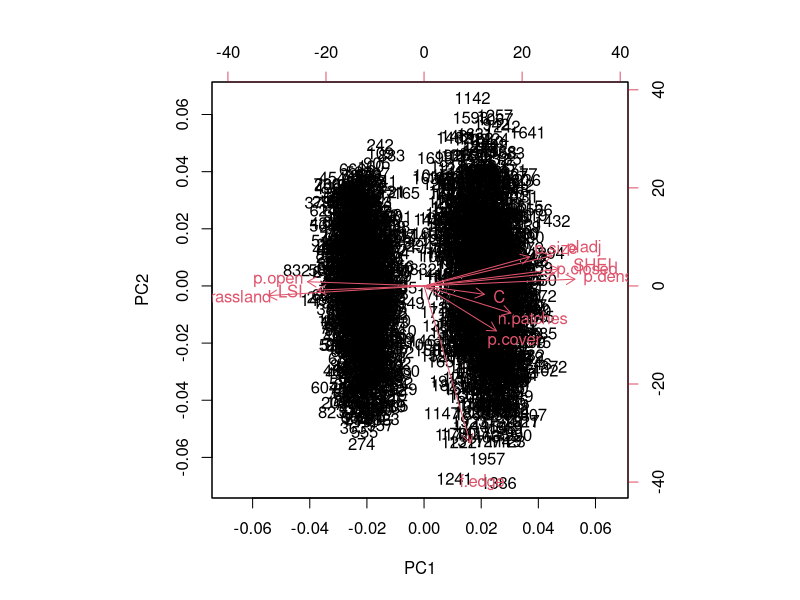
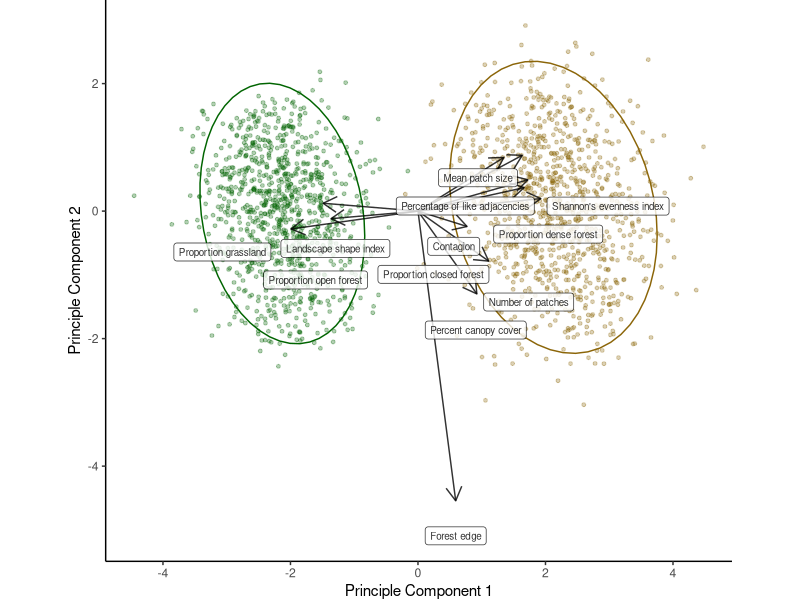
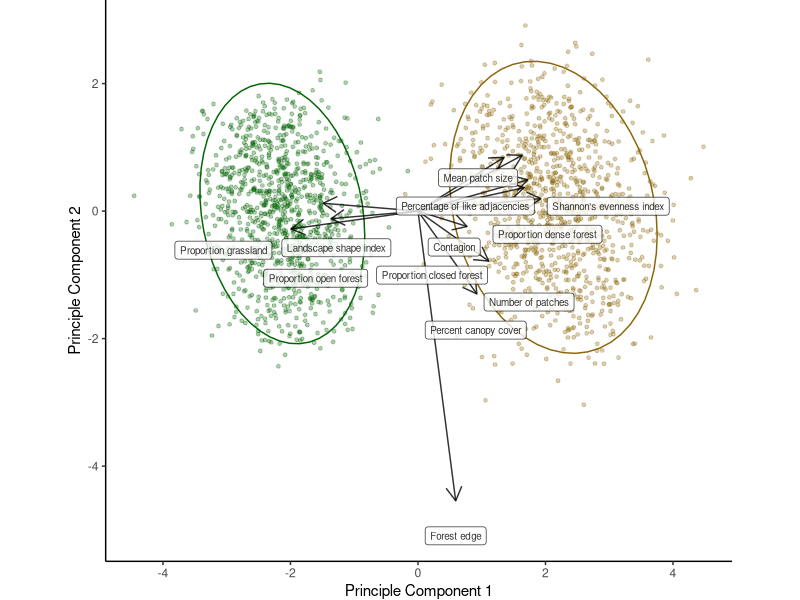

These charts were generated, in order, by the following R code: (Note: this script raises an error after producing the figures.)
## ---- chunk 1
library(tidyverse)
library(dplyr)
library(ggrepel)
library(truncnorm)
library(vegan)
library(ade4)
library(gridExtra) 
library(RColorBrewer)
## ---- chunk 2
set.seed(303)

P.grassland <- rtruncnorm(a=0.10, b=.50, n=1000, mean = .40, sd = .10) %>% round(2)
P.open <- rtruncnorm(a=0.10, b = 0.40, n = 1000, mean = 0.30, sd = 0.10) %>% round(2)
P.closed <- rtruncnorm(a=.10, b=.30, n=1000, mean = .20, sd = .10) %>% round(2)
P.dense <- rtruncnorm(a=0.10, b = 0.40, n = 1000, mean = 0.10, sd = 0.10) %>% round(2)

N.patches <- rtruncnorm(a=2, b=15, n=1000, mean = 3, sd = 5) %>% round(0)
F.edge <- rtruncnorm(a=100, b=1000, n=1000, mean = 500, sd = 300) %>% round(2)
P.cover <- rtruncnorm(a=10, b=90, n=1000, mean = 30, sd = 50) %>% round(2)
#Fuel.type <- c("C3", "O1-a", "C4", "O1-b", "C7", "O1-a", "C5", "C6", "C7", "C5")
P.size <- rtruncnorm(a=60, b = 450, n = 1000, mean = 300, sd = 180) %>% round (0) 
C <- rtruncnorm(a=0, b = 1, n = 1000, mean = 0.5, sd = 0.3) %>% round (2) 
SHEI <- rtruncnorm(a=0, b = 1, n = 1000, mean = 0.5, sd = 0.15)
pladj <- rtruncnorm(a=0, b = 1, n = 1000, mean = 0.5, sd = 0.15)
LSI <- rtruncnorm(a=1, b = 10, n = 1000, mean = 5, sd = 3)
## ---- chunk 3
structure.H <-
  data.frame(
  "site" = 1:1000,
  "p.grassland" = P.grassland,
  "p.open" = P.open,
  "p.closed" = P.closed,
  "p.dense" = P.dense,
  "n.patches" = N.patches,
  "f.edge" = F.edge,
  "p.cover" = P.cover, 
  "p.size" = P.size,
  "C" = C,
  "SHEI" = SHEI,
  "pladj" = pladj,
  "LSI" = LSI)

structure.H$time <- "Historical"

head(structure.H)
## ---- chunk 4
set.seed(130)

structure.M <- structure.H

grass.change <- (sample(c(20:50), size = 1000, replace = TRUE))*0.01
structure.M$p.grassland <- structure.H$p.grassland - grass.change    
structure.M$p.grassland[structure.M$p.grassland<0] <- 0

open.change <- (sample(c(5:20), size = 1000, replace = TRUE))*0.01
structure.M$p.open <- structure.H$p.open - open.change 
structure.M$p.open[structure.M$p.open<0] <- 0

closed.change <- (sample(c(5:20), size = 1000, replace = TRUE))*0.01
structure.M$p.closed <- structure.H$p.closed + closed.change    

dense.change <- (sample(c(15:30), size = 1000, replace = TRUE))*0.01
structure.M$p.dense <- structure.H$p.dense + dense.change    

patches.change <- (sample(c(-5:15), size = 1000, replace = TRUE)) 
structure.M$n.patches <- structure.H$n.patches + patches.change  

edge.change <- (sample(c(-100:300), size = 1000, replace = TRUE)) 
structure.M$f.edge <- structure.H$f.edge + edge.change

cover.change <- (sample(c(-10:50), size = 1000, replace = TRUE)) 
structure.M$p.cover <- structure.H$p.cover + cover.change
structure.M$p.cover[structure.M$p.cover>95] <- 95

size.change <- (sample(c(20:300), size = 1000, replace = TRUE))
structure.M$p.size <- structure.H$p.size + size.change

C.change <- (sample(c(0:30), size = 1000, replace = TRUE))*0.01
structure.M$C <- structure.H$C + C.change
  
SHEI.change <- (sample(c(20:50), size = 1000, replace = TRUE))*0.01
structure.M$SHEI <- structure.H$SHEI + SHEI.change

pladj.change <- (sample(c(20:45), size = 1000, replace = TRUE))*0.01
structure.M$pladj <- structure.H$pladj + pladj.change

LSI.change <-(sample(c(0:7), size = 1000, replace = TRUE))
structure.M$LSI <- structure.H$LSI - LSI.change

structure.M$time <- "Modern"

head(structure.M)
## ---- chunk 5
structure <- bind_rows(structure.H, structure.M)

structure$time <- as.factor(structure$time)

str(structure)
head(structure)
## ---- chunk 6
structure %>% select(p.grassland,
                     p.open,
                     p.closed,
                     p.dense,
                     n.patches,
                     f.edge,
                     p.cover,
                     p.size,
                     C,
                     SHEI,
                     pladj,
                     LSI) -> PCA.data

prcomp(PCA.data, scale. = TRUE) -> pca.1

summary(pca.1)

biplot(pca.1)
## ---- chunk 7
PC1 <- predict(pca.1)[,1]
PC2 <- predict(pca.1)[,2]

rescale.U <- rep(pca.1$sdev, each = length(pca.1$sdev)) #get lengths

U.scale2 <- pca.1$rotation * rescale.U #multiply lengths by sqrt SD

round(U.scale2^2,2) #variability in each variable for each PC
## ---- chunk 8
U <- data.frame(pca.1$rotation)
colnames(U) <- colnames(pca.1$rotation)
rownames(U) <- rownames(pca.1$rotation)
U$descriptors <- rownames(U)
F.1 <- data.frame(pca.1$x) 
colnames(F.1) <- colnames(pca.1$x)
rownames(F.1) <- rownames(pca.1$x)
str(U)
## ---- chunk 9
str(structure)
F.1$site <- structure$site
F.1$time <- structure$time
F.1$fuel.type <- structure$fuel.type

str(F.1)
## ---- chunk 10
U$descriptors <- as.factor(U$descriptors)
levels(U$descriptors) 
levels(U$descriptors) <- c("Contagion", "Forest edge", 
                           "Landscape shape index", 
                           "Number of patches",
                           "Proportion closed forest",
                           "Percent canopy cover",
                           "Proportion dense forest",
                           "Proportion grassland",
                           "Proportion open forest",
                           "Mean patch size",
                           "Percentage of like adjacencies",
                           "Shannon's evenness index")
                           
biplot1 <- ggplot(F.1, aes(x = PC1, y =PC2)) + 
  geom_point(aes(col = time), size = 1, alpha = 0.3) +
  stat_ellipse(aes(x=PC1, y = PC2, col=time)) +
  theme_classic() +
  coord_fixed() +
  labs(x = 'Principle Component 1', y = "Principle Component 2") +
    scale_colour_manual(values = c("darkgreen", "darkgoldenrod4")) +
  geom_segment(data = U, aes(xend = PC1*5, yend = PC2*5,x = 0, y = 0), col = "black", 
               alpha = 0.8, arrow =arrow(length = unit(0.4, "cm"))) +
  geom_label_repel(data = U, aes(x = PC1*5, y = PC2*5, label = descriptors),
                   col = "black", nudge_y = -0.55, 
                   segment.colour = NA, size = 2.5, alpha = 0.8) +
  scale_x_continuous(breaks = c(-4, -2, 0, 2, 4)) +
  theme(legend.position="none", legend.box = "horizontal", plot.margin=grid::unit(c(0,0,0,0), "mm")) +
  guides(fill=guide_legend(title=NULL))
biplot1
## ---- chunk 11
ggsave('figures/2_PCA_biplot.jpeg',biplot1, units = 'cm', width = 15, height = 11)
## ---- chunk 12
landscape <- F.1 %>% select(PC1, PC2, site, time)

landscape.H <-landscape %>% filter(time == "Historical")

landscape.M <-landscape %>% filter(time == "Modern")

LCI.1 <- landscape.M$PC1 - landscape.H$PC1
LCI.2 <- landscape.M$PC2 - landscape.H$PC2
site <- landscape.H$site

LC <- data.frame(site, LCI.1, LCI.2) %>% round(4)
## ---- chunk 13
set.seed(210)
Elevation <- rtruncnorm(a=100, b=4000, n=1000, mean = 2000, sd = 1000) %>% round(2)
Summer.temp <- rtruncnorm(a=14, b=20, n=1000, mean = 18, sd = 6) %>% round(2)
Winter.temp <-rtruncnorm(a=-10, b=10, n=1000, mean = -3, sd = 6) %>% round(2)
Summer.precip <- rtruncnorm(a=300, b=600, n=1000, mean = 500, sd = 200) %>% round(2)
Winter.precip <- rtruncnorm(a=100, b=400, n=1000, mean = 200, sd = 200) %>% round(2)
Warming <- rtruncnorm(a=-1, b=3, n=1000, mean = 1.9, sd = 0.5) %>% round(2)
Aspect <- sample(c(0:360), size = 1000, replace = TRUE)
Slope <- rtruncnorm(a=0, b=80, n=1000, mean = 50, sd = 80) %>% round(1)
#Soil <-
#Outflows <- rtruncnorm(a=0, b=80, n=10, mean = 50, sd = 80) %>% round(1)
Urban <-  rtruncnorm(a=1, b=80, n=1000, mean = 20, sd = 30) %>% round(2)
Population <- rtruncnorm(a=0, b=1300, n=1000, mean = 5, sd = 100) %>% round(0)
Fire <- rtruncnorm(a=10, b=200, n=1000, mean = 70, sd = 80) %>% round(2)
Transport <-rtruncnorm(a=0, b=14, n=1000, mean = 1.2, sd = 3) %>% round(2)
HFI <- rtruncnorm(a=0, b=60, n=1000, mean = 30, sd = 20) %>% round(0)
Cutblocks <- rtruncnorm(a=0, b=300, n=1000, mean = 55, sd = 70) %>% round(1)
## ---- chunk 14
env <-
  data.frame(
  "site" = 1:1000,  
#topographic
  "elevation" = Elevation,
  "aspect" = Aspect,
  "slope" = Slope,
#climatic
  "summer.temp" = Summer.temp,
  "winter.temp" = Winter.temp,
  "summer.precip" = Summer.precip,
  "winter.precip" = Winter.precip,
  "warming" = Warming,
#anthropogenic
  "population" = Population,
  "urban" = Urban,
  "fire" = Fire,
  "transport" = Transport,
  "HFI" = HFI,
  "cutblocks" = Cutblocks
  )
head(env)
## ---- chunk 15
#write.csv(structure, "outputs/structure.csv")
#write.csv(env, "outputs/environment.csv")
## ---- chunk 16
head(structure)
head(environment)
## ---- chunk 17
structure.summary <- structure %>% group_by(time) %>%
  summarize_at(vars(p.grassland:t.density), mean)
structure.summary

historical.mean <- structure.summary %>% filter(time == "Historical") %>% select(-time)
historical.mean <- gather(historical.mean, "metric") 
names(historical.mean)[names(historical.mean)=="value"] <- "Historical"

modern.mean <- structure.summary %>% filter(time == "Modern") %>% select(-time)
modern.mean <- gather(modern.mean, "metric") 
names(modern.mean)[names(modern.mean)=="value"] <- "Modern"

summary.mean <- left_join(historical.mean, modern.mean)
summary.mean

#write.csv(summary.mean, "summarize.csv")
## ---- chunk 18
head(env)
env.summary <- env %>% summarize_at(vars(elevation:cutblocks), mean)
env.summary <- gather(env.summary)
env.summary

#write.csv(env.summary, "env.summary.csv")
## ---- chunk 19
LC <- left_join(LC, env, by = "site")
## ---- chunk 20
str(LC)
model.1 <- lm(data = LC, LCI.1 ~ elevation + warming + aspect + slope)
summary(model.1)
## ---- chunk 21
head(landscape)
## ---- chunk 22
landscape <- structure.M

landscape$D.grass <- structure.H$p.grassland - structure.M$p.grassland
landscape$D.closed <- structure.H$p.closed - structure.M$p.closed
landscape$D.open <- structure.H$p.open - structure.M$p.open
landscape$D.size <- structure.H$p.size - structure.M$p.size
landscape$D.patches <- structure.H$n.patches - structure.M$n.patches
landscape$D.C <- structure.H$C - structure.M$C
landscape$D.FAS <- structure.H$FAS - structure.M$FAS
landscape$D.FSS <- structure.H$FSS - structure.M$FSS
landscape$D.edge <- structure.H$f.edge - structure.M$f.edge
landscape$D.cover <- structure.H$p.cover - structure.M$p.cover
landscape$D.density <- structure.H$t.density - structure.M$t.density

landscape <- landscape %>% select(D.grass, D.closed, D.open, D.size, D.patches, D.C, D.FAS, D.FSS, D.edge, D.density, D.cover, -site)

head(landscape)
## ---- chunk 23
env <- env %>% select(-site)
head(env)
## ---- chunk 24
scale(landscape, center = TRUE, scale = TRUE) %>% round(2) -> landscape
rda.1 <- capscale(landscape ~ elevation + aspect + slope + summer.temp + winter.temp + summer.precip + winter.precip + warming + population + urban + fire + transport + HFI + cutblocks, data = env) #must use distance = ""
## ---- chunk 25
plot(rda.1)
## ---- chunk 26
set.seed(300)
rda.2 <- ordistep(rda.1)
## ---- chunk 27
vif.cca(rda.2)
## ---- chunk 28
set.seed(212)
anova(rda.2, by = "axis")
## ---- chunk 29
set.seed(212)
ordistep(rda.2)
## ---- chunk 30
rda.2 <- rda.1
## ---- chunk 31
rda.scores <- scores(rda.2, display = c("wa", "bp", "sp")) #extract scores

rda.sp <- as.data.frame(rda.scores$species)
rda.sp$names <- rownames(rda.sp)

rda.site <- as.data.frame(rda.scores$sites) #site scores
rda.site$names <- rownames(rda.site)
rda.site$elevation <- env$elevation 
rda.site$warming <- env$warming
str(rda.site)

rda.env <- as.data.frame(rda.scores$biplot) 
rda.env$names <- rownames(rda.env)

rda.env$names
rda.sp$names <- as.factor(rda.sp$names)
levels(rda.sp$names) <- c("Contagion", "Forest Edge", "Fire-Adapted Species", "Fire Sensitive Species",
                           "Number of Patches", "Proportion Closed Canopy", 
                           "Percent Canopy Cover", "Proportion Grassland", "Proportion Open Forest",
                           "Mean Patch Size", "Tree Density" )

rda.env$names <- as.factor(rda.env$names)
rda.env.T <- rda.env %>% filter(names == "elevation" | names == "aspect" | names == "slope")
rda.env.C <- rda.env %>% filter(names == "summer.temp" | names == "summer.precip"| names == "winter.temp" | names == "winter.precip" | names == "warming")
rda.env.A <- rda.env %>% filter(names == "cutblocks" | names == "fire" | names == "HFI" | names == "population" | names == "transport"| names == "urban")

rda.env.T$factor <- "Topographic"
rda.env.C$factor <- "Climatic"
rda.env.A$factor <- "Anthropogenic"
rda.env <- bind_rows(rda.env.T, rda.env.C, rda.env.A)
levels(rda.env$names) <- c("Aspect", "Distance to Cutblocks", "Elevation", "Fire Suppression", 
                           "Human Footprint Index", "Population", "Slope", "Precipitation (Summer)", 
                           "Temperature (Summer)", "Transport Density", "Distance to Urban", "Warming", 
                           "Precpitation (Winter)", "Temperature (Summer)")

## ---- chunk 32

fig.2 <- ggplot() +
  geom_point(data = rda.site, aes(x = CAP1, y = CAP2), size = 1.5, alpha = 0.3) +
  #geom_label_repel(data = rda.sp, aes(x = CAP1, y = CAP2, label = names), size = 2, col = "springgreen4", alpha = 0.8) +
 geom_segment(data = rda.env, aes(x = 0, xend =  9*CAP1, y = 0, yend = 9*CAP2), col = "black", alpha = 0.9, size = 0.6, arrow = arrow(length = unit(0.3, "cm"))) +
  geom_label_repel(data = rda.env, aes(x = 9*CAP1 , y = 9*CAP2, label = names, fill = factor),  size = 3.5, alpha = 0.9) +
  scale_fill_brewer(palette = "Dark2") +
  labs(x = "Axis 1", y = "Axis 2") +
  theme_classic() + 
  scale_y_continuous(breaks = c(-6, -3, 0, 3, 6)) +
    scale_x_continuous(breaks = c(-4, -2, 0, 2, 4)) +
  theme(plot.title = element_text(hjust = 0.5, face = "bold"), legend.position = "none")
fig.2

## ---- chunk 33
#ggsave('figures/fig.2.jpeg',fig.2, units = 'cm', width = 17, height = 13)
